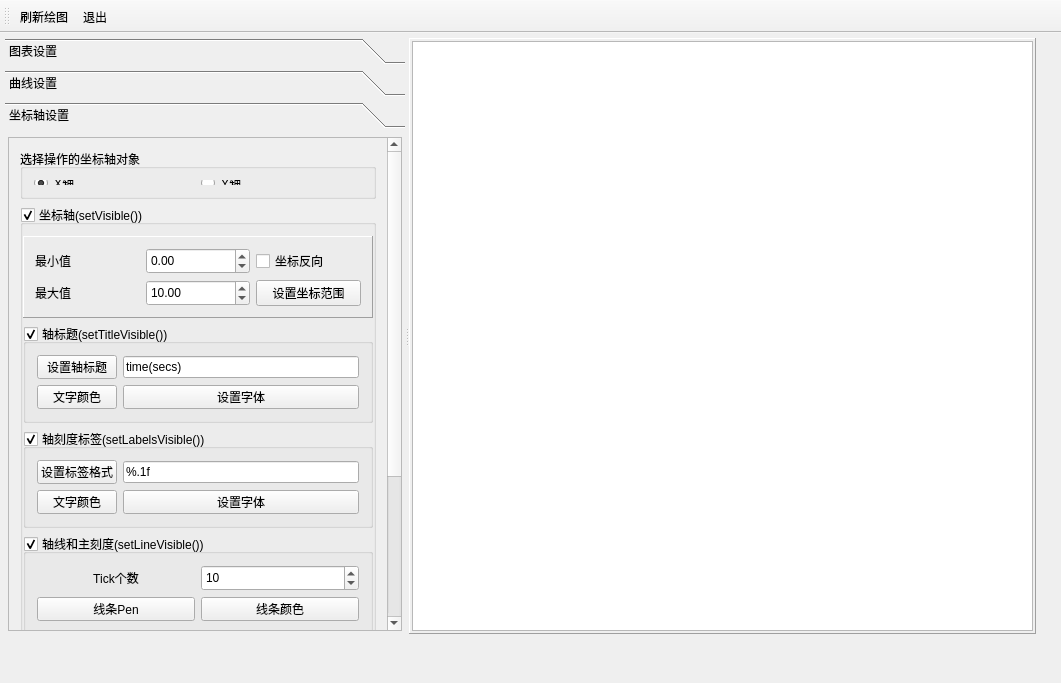
<?xml version="1.0" encoding="UTF-8"?>
<ui version="4.0">
 <class>MainWindow</class>
 <widget class="QMainWindow" name="MainWindow">
  <property name="geometry">
   <rect>
    <x>0</x>
    <y>0</y>
    <width>1061</width>
    <height>683</height>
   </rect>
  </property>
  <property name="font">
   <font>
    <family>宋体</family>
    <pointsize>10</pointsize>
   </font>
  </property>
  <property name="windowTitle">
   <string>QChart绘图详细功能</string>
  </property>
  <property name="styleSheet">
   <string notr="true">QPushButton,QComboBox{
	min-height:22px	
}

QSpinBox, QDoubleSpinBox{
	min-height:20px	
}
</string>
  </property>
  <widget class="QWidget" name="centralWidget">
   <widget class="QSplitter" name="splitter">
    <property name="geometry">
     <rect>
      <x>5</x>
      <y>5</y>
      <width>1031</width>
      <height>596</height>
     </rect>
    </property>
    <property name="orientation">
     <enum>Qt::Horizontal</enum>
    </property>
    <widget class="QToolBox" name="toolBox">
     <property name="maximumSize">
      <size>
       <width>400</width>
       <height>16777215</height>
      </size>
     </property>
     <property name="frameShape">
      <enum>QFrame::NoFrame</enum>
     </property>
     <property name="currentIndex">
      <number>2</number>
     </property>
     <widget class="QWidget" name="page">
      <property name="geometry">
       <rect>
        <x>0</x>
        <y>0</y>
        <width>400</width>
        <height>506</height>
       </rect>
      </property>
      <attribute name="icon">
       <iconset resource="res.qrc">
        <normaloff>:/icons/images/3.ico</normaloff>:/icons/images/3.ico</iconset>
      </attribute>
      <attribute name="label">
       <string>图表设置</string>
      </attribute>
      <layout class="QVBoxLayout" name="verticalLayout_5">
       <property name="spacing">
        <number>3</number>
       </property>
       <property name="leftMargin">
        <number>3</number>
       </property>
       <property name="topMargin">
        <number>3</number>
       </property>
       <property name="rightMargin">
        <number>3</number>
       </property>
       <property name="bottomMargin">
        <number>3</number>
       </property>
       <item>
        <widget class="QScrollArea" name="scrollArea_2">
         <property name="widgetResizable">
          <bool>true</bool>
         </property>
         <widget class="QWidget" name="scrollAreaWidgetContents_2">
          <property name="geometry">
           <rect>
            <x>0</x>
            <y>0</y>
            <width>392</width>
            <height>498</height>
           </rect>
          </property>
          <layout class="QVBoxLayout" name="verticalLayout_4">
           <item>
            <widget class="QGroupBox" name="groupBox">
             <property name="title">
              <string>标题</string>
             </property>
             <layout class="QGridLayout" name="gridLayout_9">
              <item row="0" column="0">
               <widget class="QPushButton" name="btnTitleSetText">
                <property name="toolTip">
                 <string>设置标题文字</string>
                </property>
                <property name="text">
                 <string>设置标题</string>
                </property>
               </widget>
              </item>
              <item row="0" column="1">
               <widget class="QLineEdit" name="editTitle">
                <property name="text">
                 <string>简单函数曲线</string>
                </property>
               </widget>
              </item>
              <item row="1" column="0">
               <widget class="QPushButton" name="btnTitleColor">
                <property name="text">
                 <string>标题文字颜色</string>
                </property>
               </widget>
              </item>
              <item row="1" column="1">
               <widget class="QPushButton" name="btnTitleFont">
                <property name="text">
                 <string>标题字体</string>
                </property>
               </widget>
              </item>
             </layout>
            </widget>
           </item>
           <item>
            <widget class="QGroupBox" name="groupBox_Legend">
             <property name="title">
              <string>图例</string>
             </property>
             <property name="checkable">
              <bool>true</bool>
             </property>
             <property name="checked">
              <bool>true</bool>
             </property>
             <layout class="QGridLayout" name="gridLayout_7">
              <item row="0" column="0">
               <widget class="QRadioButton" name="radioButton">
                <property name="text">
                 <string>上方</string>
                </property>
                <property name="checked">
                 <bool>true</bool>
                </property>
               </widget>
              </item>
              <item row="0" column="1">
               <widget class="QRadioButton" name="radioButton_2">
                <property name="text">
                 <string>下方</string>
                </property>
               </widget>
              </item>
              <item row="1" column="0">
               <widget class="QRadioButton" name="radioButton_3">
                <property name="text">
                 <string>左侧</string>
                </property>
               </widget>
              </item>
              <item row="1" column="1">
               <widget class="QRadioButton" name="radioButton_4">
                <property name="text">
                 <string>右侧</string>
                </property>
               </widget>
              </item>
              <item row="2" column="0">
               <widget class="QPushButton" name="btnLegendlabelColor">
                <property name="text">
                 <string>文字颜色</string>
                </property>
               </widget>
              </item>
              <item row="2" column="1">
               <widget class="QPushButton" name="btnLegendFont">
                <property name="text">
                 <string>图例字体</string>
                </property>
               </widget>
              </item>
             </layout>
            </widget>
           </item>
           <item>
            <widget class="QGroupBox" name="groupBox_2">
             <property name="title">
              <string>边距</string>
             </property>
             <layout class="QGridLayout" name="gridLayout">
              <item row="0" column="0">
               <widget class="QLabel" name="label">
                <property name="text">
                 <string>左边距</string>
                </property>
                <property name="alignment">
                 <set>Qt::AlignCenter</set>
                </property>
               </widget>
              </item>
              <item row="0" column="1">
               <widget class="QSpinBox" name="spinMarginLeft">
                <property name="minimum">
                 <number>10</number>
                </property>
                <property name="maximum">
                 <number>500</number>
                </property>
               </widget>
              </item>
              <item row="1" column="0">
               <widget class="QLabel" name="label_2">
                <property name="text">
                 <string>右边距</string>
                </property>
                <property name="alignment">
                 <set>Qt::AlignCenter</set>
                </property>
               </widget>
              </item>
              <item row="1" column="1">
               <widget class="QSpinBox" name="spinMarginRight">
                <property name="minimum">
                 <number>10</number>
                </property>
                <property name="maximum">
                 <number>500</number>
                </property>
               </widget>
              </item>
              <item row="2" column="0">
               <widget class="QLabel" name="label_3">
                <property name="text">
                 <string>上边距</string>
                </property>
                <property name="alignment">
                 <set>Qt::AlignCenter</set>
                </property>
               </widget>
              </item>
              <item row="2" column="1">
               <widget class="QSpinBox" name="spinMarginTop">
                <property name="minimum">
                 <number>10</number>
                </property>
                <property name="maximum">
                 <number>500</number>
                </property>
               </widget>
              </item>
              <item row="3" column="0">
               <widget class="QLabel" name="label_4">
                <property name="text">
                 <string>下边距</string>
                </property>
                <property name="alignment">
                 <set>Qt::AlignCenter</set>
                </property>
               </widget>
              </item>
              <item row="3" column="1">
               <widget class="QSpinBox" name="spinMarginBottom">
                <property name="minimum">
                 <number>10</number>
                </property>
                <property name="maximum">
                 <number>500</number>
                </property>
               </widget>
              </item>
              <item row="4" column="0" colspan="2">
               <widget class="QPushButton" name="btnSetMargin">
                <property name="text">
                 <string>设置边距</string>
                </property>
               </widget>
              </item>
             </layout>
            </widget>
           </item>
           <item>
            <widget class="QGroupBox" name="groupBox_15">
             <property name="title">
              <string>动画效果</string>
             </property>
             <layout class="QGridLayout" name="gridLayout_10">
              <item row="0" column="0">
               <widget class="QLabel" name="label_6">
                <property name="text">
                 <string>动画效果</string>
                </property>
                <property name="alignment">
                 <set>Qt::AlignCenter</set>
                </property>
               </widget>
              </item>
              <item row="0" column="1">
               <widget class="QComboBox" name="comboAnimation">
                <item>
                 <property name="text">
                  <string>NoAnimation</string>
                 </property>
                </item>
                <item>
                 <property name="text">
                  <string>GridAxisAnimations</string>
                 </property>
                </item>
                <item>
                 <property name="text">
                  <string>SeriesAnimations</string>
                 </property>
                </item>
                <item>
                 <property name="text">
                  <string>AllAnimations</string>
                 </property>
                </item>
               </widget>
              </item>
              <item row="1" column="0">
               <widget class="QLabel" name="label_8">
                <property name="text">
                 <string>主  题</string>
                </property>
                <property name="alignment">
                 <set>Qt::AlignCenter</set>
                </property>
               </widget>
              </item>
              <item row="1" column="1">
               <widget class="QComboBox" name="comboTheme">
                <item>
                 <property name="text">
                  <string>Light</string>
                 </property>
                </item>
                <item>
                 <property name="text">
                  <string>BlueCerulean</string>
                 </property>
                </item>
                <item>
                 <property name="text">
                  <string>Dark</string>
                 </property>
                </item>
                <item>
                 <property name="text">
                  <string>BrownSand</string>
                 </property>
                </item>
                <item>
                 <property name="text">
                  <string>BlueNcs</string>
                 </property>
                </item>
                <item>
                 <property name="text">
                  <string>HighContrast</string>
                 </property>
                </item>
                <item>
                 <property name="text">
                  <string>BlueIcy</string>
                 </property>
                </item>
                <item>
                 <property name="text">
                  <string>Qt</string>
                 </property>
                </item>
               </widget>
              </item>
             </layout>
            </widget>
           </item>
          </layout>
         </widget>
        </widget>
       </item>
      </layout>
     </widget>
     <widget class="QWidget" name="page_2">
      <property name="geometry">
       <rect>
        <x>0</x>
        <y>0</y>
        <width>400</width>
        <height>506</height>
       </rect>
      </property>
      <attribute name="icon">
       <iconset resource="res.qrc">
        <normaloff>:/icons/images/dis3.ico</normaloff>:/icons/images/dis3.ico</iconset>
      </attribute>
      <attribute name="label">
       <string>曲线设置</string>
      </attribute>
      <layout class="QVBoxLayout" name="verticalLayout_10">
       <property name="spacing">
        <number>3</number>
       </property>
       <property name="leftMargin">
        <number>3</number>
       </property>
       <property name="topMargin">
        <number>3</number>
       </property>
       <property name="rightMargin">
        <number>3</number>
       </property>
       <property name="bottomMargin">
        <number>3</number>
       </property>
       <item>
        <widget class="QScrollArea" name="scrollArea_3">
         <property name="widgetResizable">
          <bool>true</bool>
         </property>
         <widget class="QWidget" name="scrollAreaWidgetContents_3">
          <property name="geometry">
           <rect>
            <x>0</x>
            <y>0</y>
            <width>392</width>
            <height>498</height>
           </rect>
          </property>
          <layout class="QVBoxLayout" name="verticalLayout_9">
           <item>
            <widget class="QGroupBox" name="groupBox_12">
             <property name="maximumSize">
              <size>
               <width>16777215</width>
               <height>60</height>
              </size>
             </property>
             <property name="title">
              <string>选择操作序列</string>
             </property>
             <layout class="QHBoxLayout" name="horizontalLayout_3">
              <item>
               <widget class="QRadioButton" name="radioSeries0">
                <property name="text">
                 <string>Sin曲线</string>
                </property>
                <property name="checked">
                 <bool>true</bool>
                </property>
               </widget>
              </item>
              <item>
               <widget class="QRadioButton" name="radioSeries1">
                <property name="text">
                 <string>Cos曲线</string>
                </property>
               </widget>
              </item>
             </layout>
            </widget>
           </item>
           <item>
            <widget class="QGroupBox" name="groupBox_Series">
             <property name="title">
              <string>序列曲线</string>
             </property>
             <property name="checkable">
              <bool>true</bool>
             </property>
             <property name="checked">
              <bool>true</bool>
             </property>
             <layout class="QGridLayout" name="gridLayout_3">
              <item row="0" column="0">
               <widget class="QPushButton" name="btnSeriesName">
                <property name="text">
                 <string>序列名称</string>
                </property>
               </widget>
              </item>
              <item row="0" column="1">
               <widget class="QLineEdit" name="editSeriesName">
                <property name="text">
                 <string>Sin曲线</string>
                </property>
               </widget>
              </item>
              <item row="1" column="0">
               <widget class="QPushButton" name="btnSeriesColor">
                <property name="text">
                 <string>曲线颜色</string>
                </property>
               </widget>
              </item>
              <item row="1" column="1">
               <widget class="QPushButton" name="btnSeriesPen">
                <property name="text">
                 <string>曲线Pen</string>
                </property>
               </widget>
              </item>
              <item row="2" column="0">
               <widget class="QCheckBox" name="chkkBoxUseOpenGL">
                <property name="toolTip">
                 <string>使用openGL后不能设置线型，不能显示数据点</string>
                </property>
                <property name="text">
                 <string>使用openGL</string>
                </property>
               </widget>
              </item>
              <item row="2" column="1">
               <widget class="QCheckBox" name="chkBoxPointVisible">
                <property name="text">
                 <string>数据点可见</string>
                </property>
               </widget>
              </item>
              <item row="3" column="0">
               <widget class="QLabel" name="label_5">
                <property name="text">
                 <string>透明度</string>
                </property>
                <property name="alignment">
                 <set>Qt::AlignCenter</set>
                </property>
               </widget>
              </item>
              <item row="3" column="1">
               <widget class="QSlider" name="sliderOpacity">
                <property name="maximum">
                 <number>10</number>
                </property>
                <property name="pageStep">
                 <number>2</number>
                </property>
                <property name="value">
                 <number>10</number>
                </property>
                <property name="orientation">
                 <enum>Qt::Horizontal</enum>
                </property>
               </widget>
              </item>
             </layout>
            </widget>
           </item>
           <item>
            <widget class="QGroupBox" name="groupBox_PointLabel">
             <property name="title">
              <string>数据点标签</string>
             </property>
             <property name="checkable">
              <bool>true</bool>
             </property>
             <property name="checked">
              <bool>false</bool>
             </property>
             <layout class="QVBoxLayout" name="verticalLayout_7">
              <item>
               <layout class="QHBoxLayout" name="horizontalLayout_4">
                <item>
                 <widget class="QPushButton" name="btnSeriesLabColor">
                  <property name="text">
                   <string>标签颜色</string>
                  </property>
                 </widget>
                </item>
                <item>
                 <widget class="QPushButton" name="btnSeriesLabFont">
                  <property name="text">
                   <string>标签字体</string>
                  </property>
                 </widget>
                </item>
               </layout>
              </item>
              <item>
               <widget class="QGroupBox" name="groupBox_14">
                <property name="title">
                 <string>标签格式</string>
                </property>
                <layout class="QVBoxLayout" name="verticalLayout_6">
                 <item>
                  <widget class="QRadioButton" name="radioSeriesLabFormat0">
                   <property name="text">
                    <string>@yPoint</string>
                   </property>
                   <property name="checked">
                    <bool>true</bool>
                   </property>
                  </widget>
                 </item>
                 <item>
                  <widget class="QRadioButton" name="radioSeriesLabFormat1">
                   <property name="text">
                    <string>(@xPoint, @yPoint)</string>
                   </property>
                  </widget>
                 </item>
                </layout>
               </widget>
              </item>
             </layout>
            </widget>
           </item>
          </layout>
         </widget>
        </widget>
       </item>
      </layout>
     </widget>
     <widget class="QWidget" name="page_3">
      <property name="geometry">
       <rect>
        <x>0</x>
        <y>0</y>
        <width>400</width>
        <height>506</height>
       </rect>
      </property>
      <attribute name="icon">
       <iconset resource="res.qrc">
        <normaloff>:/icons/images/39.ico</normaloff>:/icons/images/39.ico</iconset>
      </attribute>
      <attribute name="label">
       <string>坐标轴设置</string>
      </attribute>
      <layout class="QVBoxLayout" name="verticalLayout_3">
       <property name="spacing">
        <number>3</number>
       </property>
       <property name="leftMargin">
        <number>3</number>
       </property>
       <property name="topMargin">
        <number>3</number>
       </property>
       <property name="rightMargin">
        <number>3</number>
       </property>
       <property name="bottomMargin">
        <number>3</number>
       </property>
       <item>
        <widget class="QScrollArea" name="scrollArea">
         <property name="verticalScrollBarPolicy">
          <enum>Qt::ScrollBarAsNeeded</enum>
         </property>
         <property name="widgetResizable">
          <bool>true</bool>
         </property>
         <widget class="QWidget" name="scrollAreaWidgetContents">
          <property name="geometry">
           <rect>
            <x>0</x>
            <y>0</y>
            <width>375</width>
            <height>600</height>
           </rect>
          </property>
          <layout class="QVBoxLayout" name="verticalLayout_8">
           <item>
            <widget class="QGroupBox" name="groupBox_SelectAxis">
             <property name="maximumSize">
              <size>
               <width>16777215</width>
               <height>50</height>
              </size>
             </property>
             <property name="title">
              <string>选择操作的坐标轴对象</string>
             </property>
             <layout class="QHBoxLayout" name="horizontalLayout_2">
              <item>
               <widget class="QRadioButton" name="radioAxisX">
                <property name="text">
                 <string>X轴</string>
                </property>
                <property name="checked">
                 <bool>true</bool>
                </property>
               </widget>
              </item>
              <item>
               <widget class="QRadioButton" name="radioAxisY">
                <property name="text">
                 <string>Y轴</string>
                </property>
                <property name="checked">
                 <bool>false</bool>
                </property>
               </widget>
              </item>
             </layout>
            </widget>
           </item>
           <item>
            <widget class="QGroupBox" name="groupBox_Axis">
             <property name="title">
              <string>坐标轴(setVisible())</string>
             </property>
             <property name="flat">
              <bool>true</bool>
             </property>
             <property name="checkable">
              <bool>true</bool>
             </property>
             <layout class="QVBoxLayout" name="verticalLayout_2">
              <property name="leftMargin">
               <number>0</number>
              </property>
              <property name="rightMargin">
               <number>0</number>
              </property>
              <item>
               <widget class="QFrame" name="frame">
                <property name="frameShape">
                 <enum>QFrame::Panel</enum>
                </property>
                <property name="frameShadow">
                 <enum>QFrame::Raised</enum>
                </property>
                <layout class="QGridLayout" name="gridLayout_4">
                 <item row="0" column="0">
                  <widget class="QLabel" name="label_7">
                   <property name="text">
                    <string>最小值</string>
                   </property>
                  </widget>
                 </item>
                 <item row="0" column="1">
                  <widget class="QDoubleSpinBox" name="spinAxisMin">
                   <property name="minimum">
                    <double>-1000.000000000000000</double>
                   </property>
                   <property name="maximum">
                    <double>1000.000000000000000</double>
                   </property>
                  </widget>
                 </item>
                 <item row="1" column="0">
                  <widget class="QLabel" name="label_11">
                   <property name="text">
                    <string>最大值</string>
                   </property>
                  </widget>
                 </item>
                 <item row="1" column="1">
                  <widget class="QDoubleSpinBox" name="spinAxisMax">
                   <property name="minimum">
                    <double>-1000.000000000000000</double>
                   </property>
                   <property name="maximum">
                    <double>1000.000000000000000</double>
                   </property>
                   <property name="value">
                    <double>10.000000000000000</double>
                   </property>
                  </widget>
                 </item>
                 <item row="1" column="2">
                  <widget class="QPushButton" name="btnSetAxisRange">
                   <property name="text">
                    <string>设置坐标范围</string>
                   </property>
                  </widget>
                 </item>
                 <item row="0" column="2">
                  <widget class="QCheckBox" name="chkBoxAxisReverse">
                   <property name="text">
                    <string>坐标反向</string>
                   </property>
                  </widget>
                 </item>
                </layout>
               </widget>
              </item>
              <item>
               <widget class="QGroupBox" name="groupBox_AxisTitle">
                <property name="title">
                 <string>轴标题(setTitleVisible())</string>
                </property>
                <property name="checkable">
                 <bool>true</bool>
                </property>
                <layout class="QGridLayout" name="gridLayout_2">
                 <item row="0" column="0">
                  <widget class="QPushButton" name="btnAxisSetTitle">
                   <property name="text">
                    <string>设置轴标题</string>
                   </property>
                  </widget>
                 </item>
                 <item row="0" column="1">
                  <widget class="QLineEdit" name="editAxisTitle">
                   <property name="text">
                    <string>time(secs)</string>
                   </property>
                  </widget>
                 </item>
                 <item row="1" column="0">
                  <widget class="QPushButton" name="btnAxisTitleColor">
                   <property name="text">
                    <string>文字颜色</string>
                   </property>
                  </widget>
                 </item>
                 <item row="1" column="1">
                  <widget class="QPushButton" name="btnAxisTitleFont">
                   <property name="text">
                    <string>设置字体</string>
                   </property>
                  </widget>
                 </item>
                </layout>
               </widget>
              </item>
              <item>
               <widget class="QGroupBox" name="groupBox_AxisLabel">
                <property name="title">
                 <string>轴刻度标签(setLabelsVisible())</string>
                </property>
                <property name="checkable">
                 <bool>true</bool>
                </property>
                <layout class="QGridLayout" name="gridLayout_6">
                 <item row="0" column="0">
                  <widget class="QPushButton" name="btnAxisLabelFormat">
                   <property name="text">
                    <string>设置标签格式</string>
                   </property>
                  </widget>
                 </item>
                 <item row="0" column="1">
                  <widget class="QLineEdit" name="editAxisLabelFormat">
                   <property name="text">
                    <string>%.1f</string>
                   </property>
                  </widget>
                 </item>
                 <item row="1" column="0">
                  <widget class="QPushButton" name="btnAxisLabelColor">
                   <property name="text">
                    <string>文字颜色</string>
                   </property>
                  </widget>
                 </item>
                 <item row="1" column="1">
                  <widget class="QPushButton" name="btnAxisLabelFont">
                   <property name="minimumSize">
                    <size>
                     <width>0</width>
                     <height>24</height>
                    </size>
                   </property>
                   <property name="text">
                    <string>设置字体</string>
                   </property>
                  </widget>
                 </item>
                </layout>
               </widget>
              </item>
              <item>
               <widget class="QGroupBox" name="groupBox_Ticks">
                <property name="title">
                 <string>轴线和主刻度(setLineVisible())</string>
                </property>
                <property name="checkable">
                 <bool>true</bool>
                </property>
                <layout class="QGridLayout" name="gridLayout_5">
                 <item row="0" column="0">
                  <widget class="QLabel" name="label_9">
                   <property name="text">
                    <string>Tick个数</string>
                   </property>
                   <property name="alignment">
                    <set>Qt::AlignCenter</set>
                   </property>
                  </widget>
                 </item>
                 <item row="0" column="1">
                  <widget class="QSpinBox" name="spinTickCount">
                   <property name="minimum">
                    <number>1</number>
                   </property>
                   <property name="maximum">
                    <number>1000</number>
                   </property>
                   <property name="value">
                    <number>10</number>
                   </property>
                  </widget>
                 </item>
                 <item row="1" column="0">
                  <widget class="QPushButton" name="btnAxisLinePen">
                   <property name="text">
                    <string>线条Pen</string>
                   </property>
                  </widget>
                 </item>
                 <item row="1" column="1">
                  <widget class="QPushButton" name="btnAxisLinePenColor">
                   <property name="text">
                    <string>线条颜色</string>
                   </property>
                  </widget>
                 </item>
                </layout>
               </widget>
              </item>
              <item>
               <widget class="QGroupBox" name="groupBox_GridLine">
                <property name="title">
                 <string>主网格线(setGridLineVisible())</string>
                </property>
                <property name="checkable">
                 <bool>true</bool>
                </property>
                <layout class="QHBoxLayout" name="horizontalLayout_5">
                 <item>
                  <widget class="QPushButton" name="btnGridLinePen">
                   <property name="text">
                    <string>线条Pen</string>
                   </property>
                  </widget>
                 </item>
                 <item>
                  <widget class="QPushButton" name="btnGridLineColor">
                   <property name="text">
                    <string>线条颜色</string>
                   </property>
                  </widget>
                 </item>
                </layout>
               </widget>
              </item>
              <item>
               <widget class="QGroupBox" name="groupBox_MinorGrid">
                <property name="title">
                 <string>次网格线(setMinorGridLineVisible())</string>
                </property>
                <property name="checkable">
                 <bool>true</bool>
                </property>
                <layout class="QGridLayout" name="gridLayout_8">
                 <item row="0" column="0">
                  <widget class="QLabel" name="label_10">
                   <property name="text">
                    <string>MinorTick个数</string>
                   </property>
                   <property name="alignment">
                    <set>Qt::AlignCenter</set>
                   </property>
                  </widget>
                 </item>
                 <item row="0" column="1">
                  <widget class="QSpinBox" name="spinMinorTickCount">
                   <property name="value">
                    <number>4</number>
                   </property>
                  </widget>
                 </item>
                 <item row="1" column="0">
                  <widget class="QPushButton" name="btnMinorPen">
                   <property name="text">
                    <string>线条Pen</string>
                   </property>
                  </widget>
                 </item>
                 <item row="1" column="1">
                  <widget class="QPushButton" name="btnMinorColor">
                   <property name="text">
                    <string>线条颜色</string>
                   </property>
                  </widget>
                 </item>
                </layout>
               </widget>
              </item>
             </layout>
            </widget>
           </item>
          </layout>
         </widget>
        </widget>
       </item>
      </layout>
     </widget>
    </widget>
    <widget class="QFrame" name="frame_chart">
     <property name="frameShape">
      <enum>QFrame::Panel</enum>
     </property>
     <property name="frameShadow">
      <enum>QFrame::Raised</enum>
     </property>
     <layout class="QVBoxLayout" name="verticalLayout">
      <property name="leftMargin">
       <number>2</number>
      </property>
      <property name="topMargin">
       <number>2</number>
      </property>
      <property name="rightMargin">
       <number>2</number>
      </property>
      <property name="bottomMargin">
       <number>2</number>
      </property>
      <item>
       <widget class="QChartView" name="chartView"/>
      </item>
     </layout>
    </widget>
   </widget>
  </widget>
  <widget class="QToolBar" name="mainToolBar">
   <property name="toolButtonStyle">
    <enum>Qt::ToolButtonTextBesideIcon</enum>
   </property>
   <attribute name="toolBarArea">
    <enum>TopToolBarArea</enum>
   </attribute>
   <attribute name="toolBarBreak">
    <bool>false</bool>
   </attribute>
   <addaction name="actDraw"/>
   <addaction name="actQuit"/>
  </widget>
  <action name="actDraw">
   <property name="icon">
    <iconset resource="res.qrc">
     <normaloff>:/icons/images/828.bmp</normaloff>:/icons/images/828.bmp</iconset>
   </property>
   <property name="text">
    <string>刷新绘图</string>
   </property>
   <property name="toolTip">
    <string>刷新绘图</string>
   </property>
  </action>
  <action name="actQuit">
   <property name="icon">
    <iconset resource="res.qrc">
     <normaloff>:/icons/images/132.bmp</normaloff>:/icons/images/132.bmp</iconset>
   </property>
   <property name="text">
    <string>退出</string>
   </property>
   <property name="toolTip">
    <string>退出</string>
   </property>
  </action>
  <action name="actZoomIn">
   <property name="icon">
    <iconset resource="res.qrc">
     <normaloff>:/icons/images/418.bmp</normaloff>:/icons/images/418.bmp</iconset>
   </property>
   <property name="text">
    <string>放大</string>
   </property>
   <property name="toolTip">
    <string>放大</string>
   </property>
  </action>
  <action name="actZoomOut">
   <property name="icon">
    <iconset resource="res.qrc">
     <normaloff>:/icons/images/416.bmp</normaloff>:/icons/images/416.bmp</iconset>
   </property>
   <property name="text">
    <string>缩小</string>
   </property>
   <property name="toolTip">
    <string>缩小</string>
   </property>
  </action>
  <action name="actZoomReset">
   <property name="icon">
    <iconset resource="res.qrc">
     <normaloff>:/icons/images/414.bmp</normaloff>:/icons/images/414.bmp</iconset>
   </property>
   <property name="text">
    <string>原始大小</string>
   </property>
   <property name="toolTip">
    <string>还原为原始大小</string>
   </property>
  </action>
 </widget>
 <layoutdefault spacing="6" margin="11"/>
 <customwidgets>
  <customwidget>
   <class>QChartView</class>
   <extends>QGraphicsView</extends>
   <header location="global">QChartView.h</header>
  </customwidget>
 </customwidgets>
 <resources>
  <include location="res.qrc"/>
 </resources>
 <connections>
  <connection>
   <sender>actQuit</sender>
   <signal>triggered()</signal>
   <receiver>MainWindow</receiver>
   <slot>close()</slot>
   <hints>
    <hint type="sourcelabel">
     <x>-1</x>
     <y>-1</y>
    </hint>
    <hint type="destinationlabel">
     <x>389</x>
     <y>242</y>
    </hint>
   </hints>
  </connection>
 </connections>
</ui>
